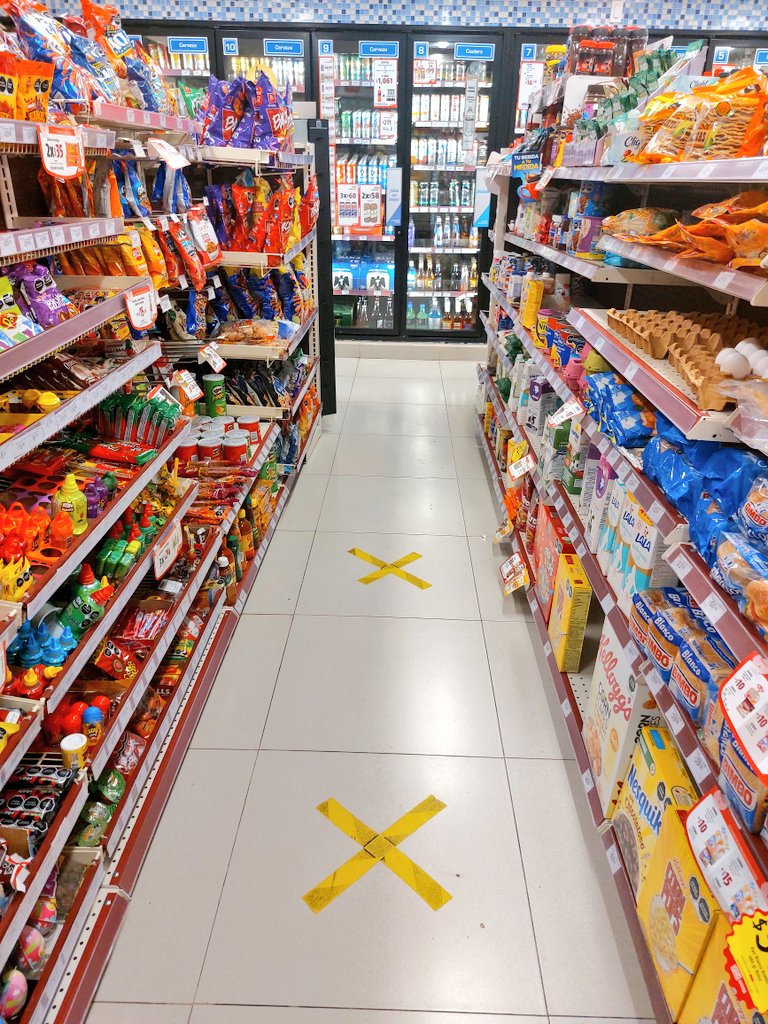
#> input picture FmKUHqEacAId0Ml.jpg, 768 x 1024 px, given in place of the camera
$ python color3.py
#> lines starting #> are read from the running program, lines starting #| are printed output that depends on the picture; after the words box and inside, x2 and y2 are one past the last pixel; in counts of white or black regions, pixels touching at a corner belong together
import cv2
import numpy as np
cap = cv2.VideoCapture(0)


def dibujarMascaras(mask, color):
    contornos, _ = cv2.findContours(
        mask, cv2.RETR_EXTERNAL, cv2.CHAIN_APPROX_SIMPLE)  # version 4.1.0
    for c in contornos:
        area = cv2.contourArea(c)
        if area > 3000:
            M = cv2.moments(c)
            if (M["m00"] == 0):
                M["m00"] = 1
            x = int(M['m10']/M['m00'])
            y = int(M['m01']/M['m00'])

            cv2.circle(frame, (x, y), 7, (0, 255, 0), -1)

            cv2.putText(frame, '{},{},{}'.format(color, x, y), (x+5, y),
                        cv2.FONT_HERSHEY_SIMPLEX, 1, (0, 0, 255), 1, cv2.LINE_AA)
            nuevoContorno = cv2.convexHull(c)

            cv2.drawContours(frame, [nuevoContorno], 0, (0, 0, 255), 3)


AzulBajo = np.array([100, 100, 20], np.uint8)
AzulAlto = np.array([125, 255, 255], np.uint8)
rojoBajo1 = np.array([0, 100, 20], np.uint8)
rojoAlto1 = np.array([8, 255, 255], np.uint8)
rojoBajo2 = np.array([175, 100, 20], np.uint8)
rojoAlto2 = np.array([179, 255, 255], np.uint8)
VerdeBajo = np.array([35, 100, 20], np.uint8)
VerdeAlto = np.array([70, 255, 255], np.uint8)

while cap.isOpened():
    _, frame = cap.read()
#> frame is the input picture: shape (1024, 768, 3); mean B, G, R 132.7, 142.7, 165.5

    # read the camera frame

    frameHSV = cv2.cvtColor(frame, cv2.COLOR_BGR2HSV)
#> frameHSV: shape (1024, 768, 3); mean H, S, V 49.5, 81.1, 173.4
    MascaraAzul = cv2.inRange(frameHSV, AzulBajo, AzulAlto)
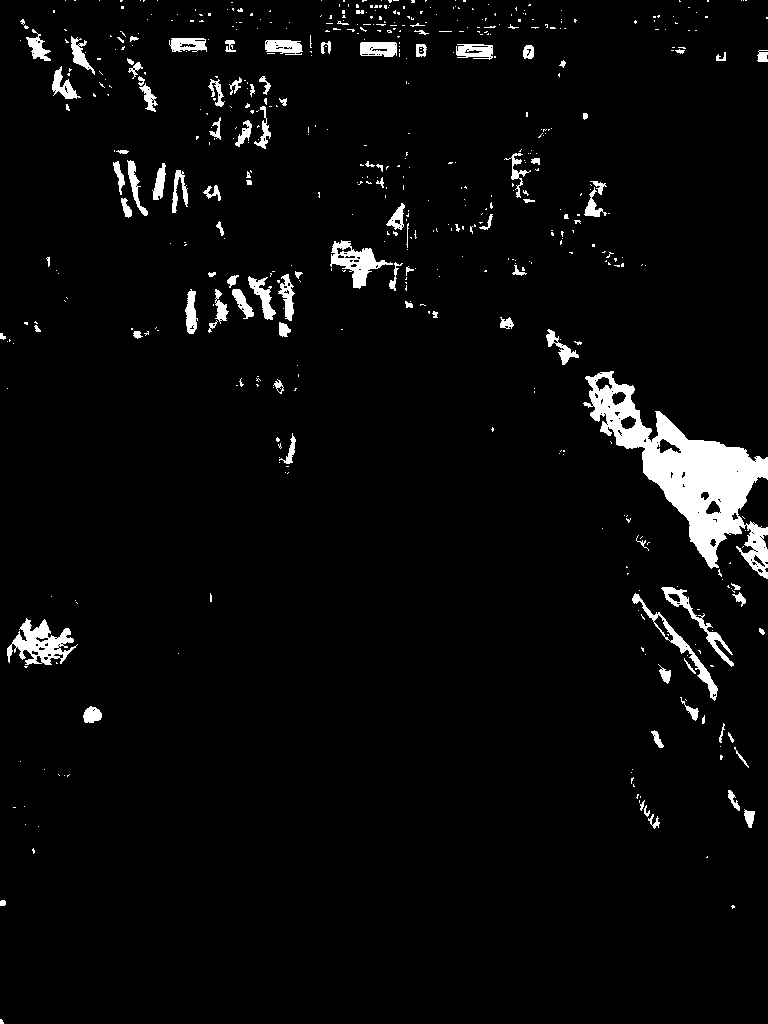
#> MascaraAzul: shape (1024, 768); 3.9% white; 549 white regions (446 under 20 px), largest, box (x1, y1, x2, y2) and area: (583, 371, 768, 579) 12248, (7, 618, 78, 665) 1555, (330, 240, 393, 289) 1148
    MascaraVerde = cv2.inRange(frameHSV, VerdeBajo, VerdeAlto)
#> MascaraVerde: shape (1024, 768); 0.64% white; 254 white regions (217 under 20 px), largest, box (x1, y1, x2, y2) and area: (96, 525, 131, 575) 744, (101, 393, 153, 419) 546, (203, 380, 228, 418) 481
    MascaraRoja1 = cv2.inRange(frameHSV, rojoBajo1, rojoAlto1)
#> MascaraRoja1: shape (1024, 768); 10.4% white; 1880 white regions (1580 under 20 px), largest, box (x1, y1, x2, y2) and area: (0, 406, 188, 616) 9418, (26, 420, 275, 761) 9193, (110, 610, 237, 891) 3388
    MascaraRoja2 = cv2.inRange(frameHSV, rojoBajo2, rojoAlto2)
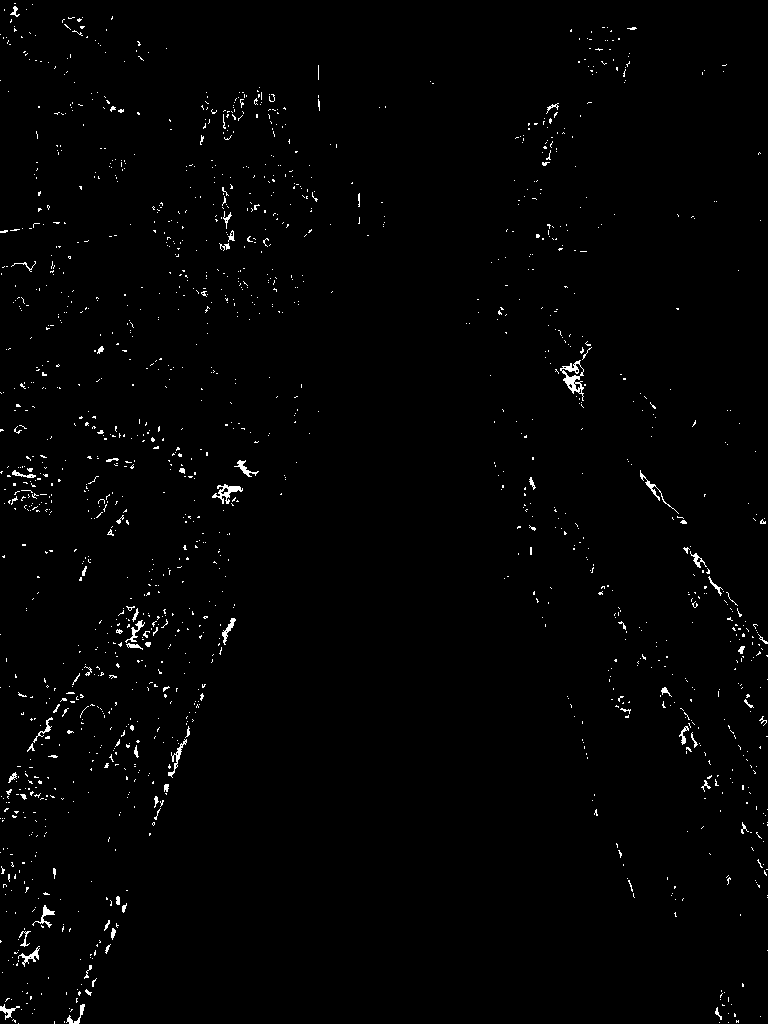
#> MascaraRoja2: shape (1024, 768); 1.1% white in thin lines or dots
    MascaraRoja = cv2.add(MascaraRoja1, MascaraRoja2)
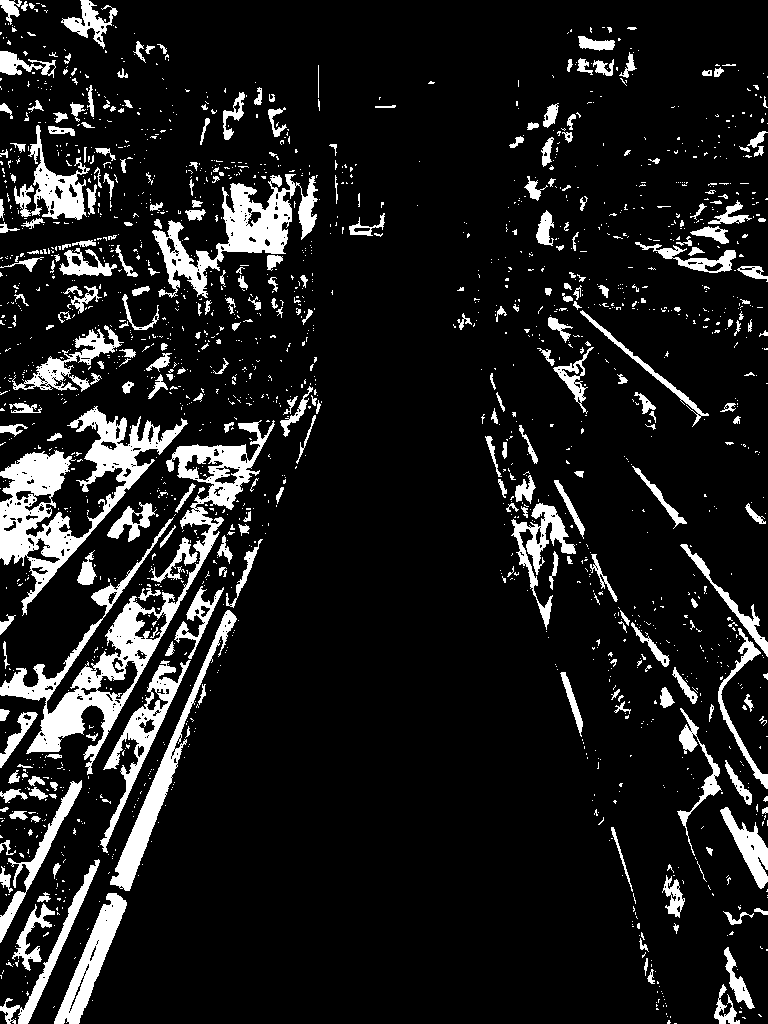
#> MascaraRoja: shape (1024, 768); 11.5% white; 1871 white regions (1577 under 20 px)
    dibujarMascaras(MascaraAzul, 'Azul')
#> in dibujarMascaras, `contornos, _ = cv2.findContours( mask, cv2.RETR_EXTERNAL, cv2.CHAIN_AP..`: contornos = 546 contours, 472 with area under 20; largest, box (x1, y1, x2, y2) and area: (583, 371, 768, 579) 12716, (7, 618, 78, 665) 1511, (330, 240, 393, 289) 1152, (632, 593, 718, 701) 922, (661, 587, 734, 667) 703
#> the loop in dibujarMascaras, `for c in contornos:` made 546 passes
#> (area, x, y) on pass 108: (12715.5, 687, 471)
#> area on passes 3, 8, 9, 17, 28, 31: 23.5, 43, 110, 75, 27, 80.5
#> after the loop in dibujarMascaras, `for c in contornos:`:
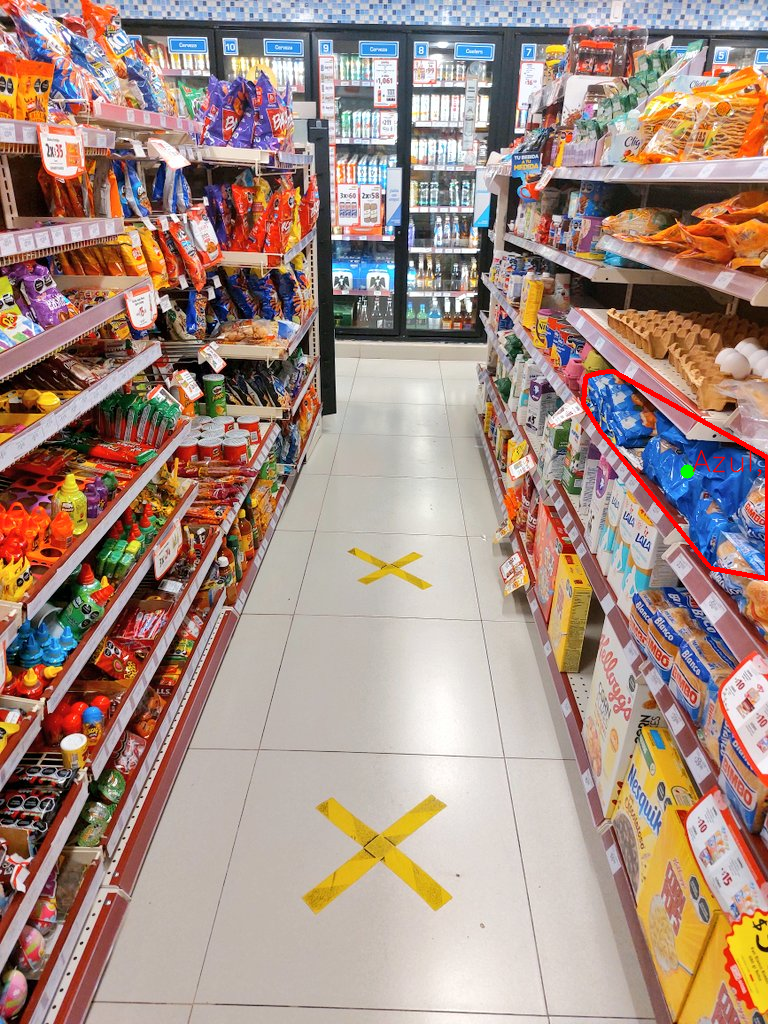
#> frame: shape (1024, 768, 3); 0.42% of pixels changed, all inside (x1, y1, x2, y2) = (581, 369, 768, 581)
    dibujarMascaras(MascaraVerde, 'Verde')
#> in dibujarMascaras (call 2), `contornos, _ = cv2.findContours( mask, cv2.RETR_EXTERNAL, cv2.CHAIN_AP..`: contornos = 254 contours, 225 with area under 20; largest, box (x1, y1, x2, y2) and area: (96, 525, 131, 575) 778, (101, 393, 153, 419) 472, (203, 380, 228, 418) 394, (71, 574, 102, 603) 196, (554, 422, 570, 449) 180
#> the loop in dibujarMascaras (call 2), `for c in contornos:` made 254 passes
#> area on passes 10, 20, 37: 24, 40.5, 139.5
    dibujarMascaras(MascaraRoja, 'Rojo')
#> call 3 of dibujarMascaras, with color = 'Rojo'
#> in dibujarMascaras (call 3), `contornos, _ = cv2.findContours( mask, cv2.RETR_EXTERNAL, cv2.CHAIN_AP..`: contornos = 1855 contours, 1646 with area under 20; largest, box (x1, y1, x2, y2) and area: (0, 420, 275, 775) 14033, (0, 406, 188, 616) 10539, (152, 174, 318, 298) 6098, (110, 610, 237, 891) 3550, (100, 660, 191, 853) 3006
#> the loop in dibujarMascaras (call 3), `for c in contornos:` made 1855 passes
#> (area, x, y) on passes 360, 436, 710, 727, 1510: (3006.5, 143, 730), (3549.5, 161, 780), (14033, 135, 610), (10539, 65, 493), (6098.5, 239, 231)
#> area on passes 28, 36, 43, 47, 51: 293, 39.5, 21.5, 511, 29.5
#> after the loop in dibujarMascaras (call 3), `for c in contornos:`:
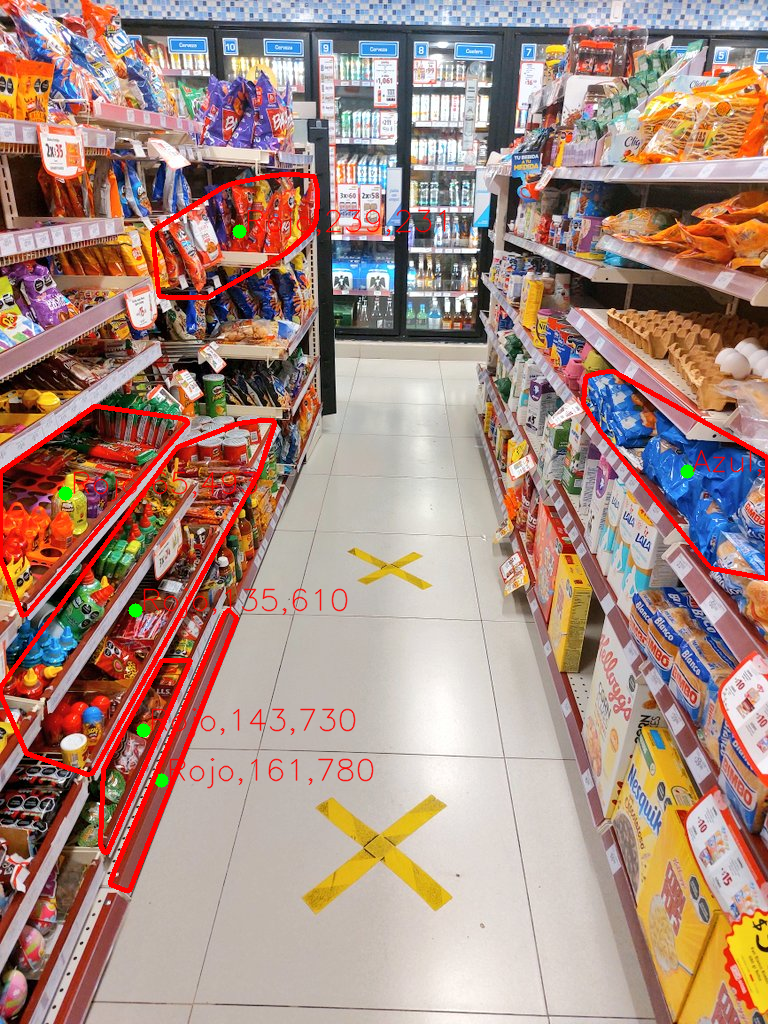
#> frame: shape (1024, 768, 3); 2.82% of pixels changed, all inside (x1, y1, x2, y2) = (0, 172, 446, 893)

    # show the frame
    cv2.imshow('frame', frame)
    #cv2.imshow('MascaraRoja', MascaraSum)
    cv2.waitKey(1)
    # wait for 1ms
    if cv2.waitKey(1) & 0xFF == ord('q'):
#> (key q is pressed here)
        break
